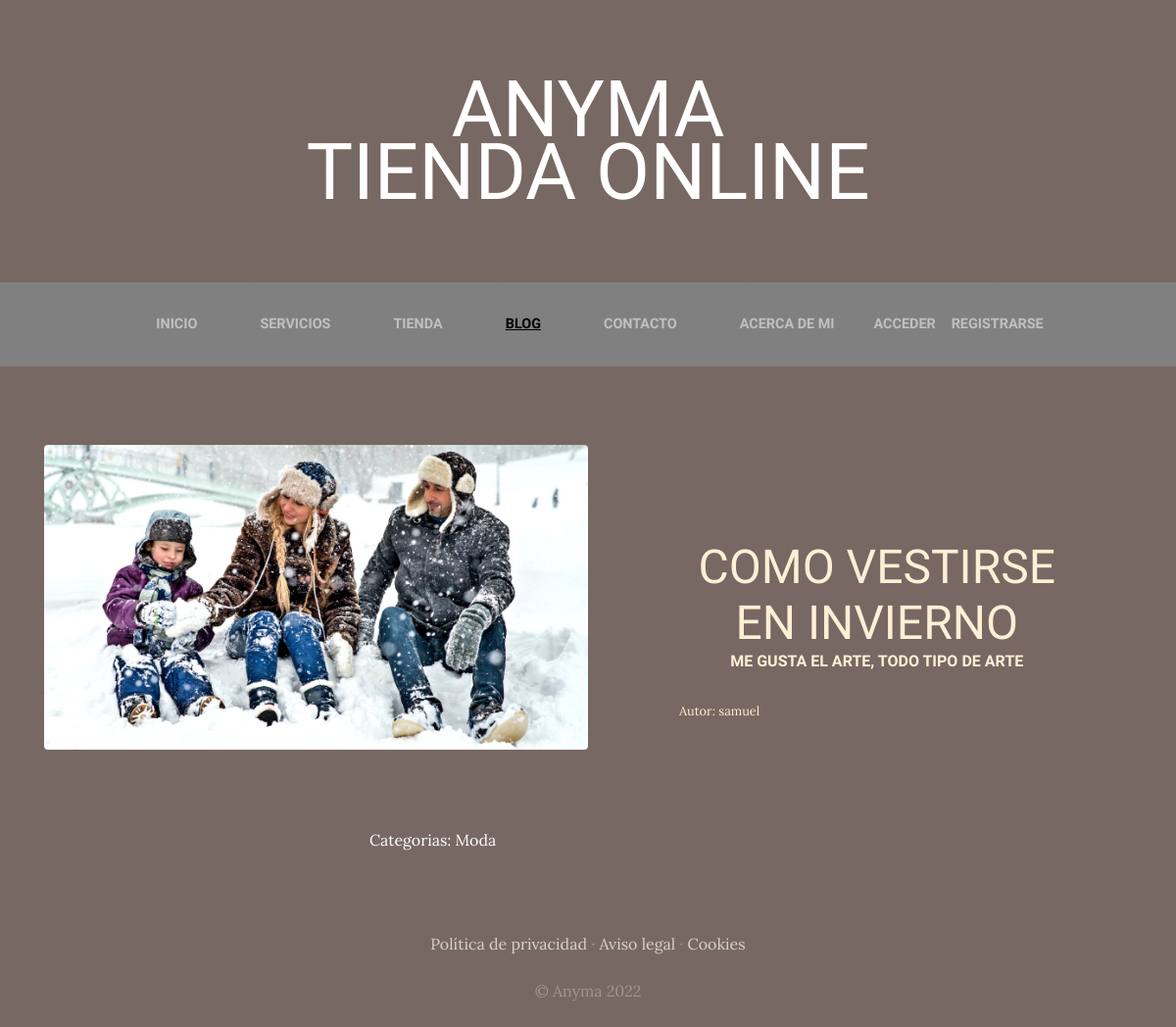
Before: /blog/categoria/6/ with the older database file.
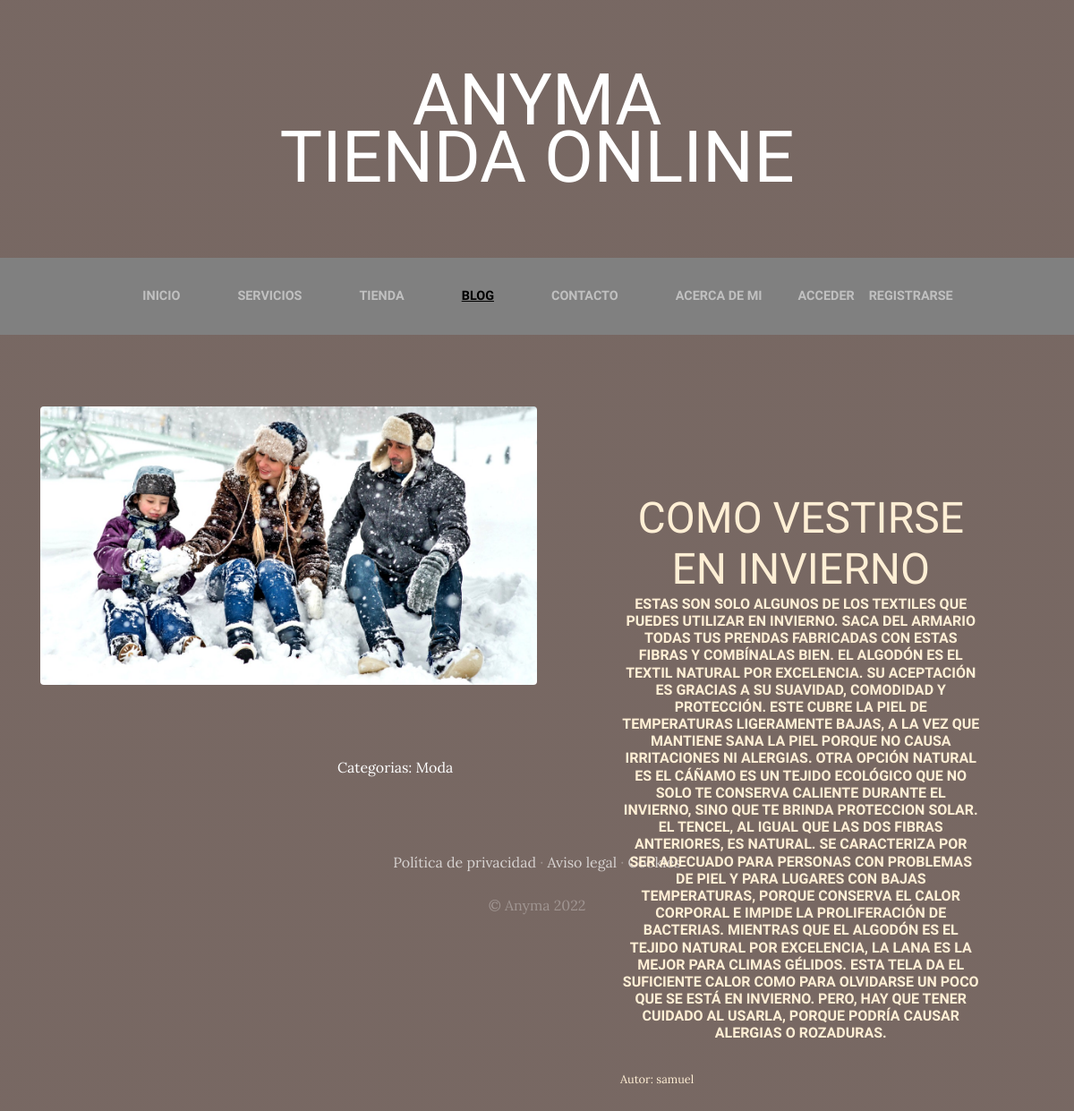
After: the same page with the newer database file.
### blog/models.py (models this page shows, shortened)
class Post(models.Model):
    titulo=models.CharField(max_length=50)
    contenido=models.CharField(max_length=1100)
    imagen = models.ImageField(upload_to='blog', null=True, blank=True)
    autor = models.ForeignKey(User, on_delete=models.CASCADE)
    categorias=models.ManyToManyField(Categoria)
    created=models.DateTimeField(auto_now_add=True)
    updated=models.DateTimeField(auto_now_add=True)
    class Meta:
        verbose_name="post"
        verbose_name_plural='posts'

### blog/views.py (the view)
# urls.py: path('categoria/<int:categoria_id>/', views.categoria, name="categoria"),
def categoria(request, categoria_id):
    categoria = Categoria.objects.get(id=categoria_id)
    posts = Post.objects.filter(categorias =categoria)
    return render(request, "blog/categoria.html", {"categoria": categoria,"posts": posts})

### carro/context_processors.py (called while the page is built, shortened)
def importe_total_carro(request):
    total = 0
    return {'importe_total_carro': str(total)}

### blog/templates/blog/categoria.html
{% extends "ProyectoWebApp/base.html" %}
{% load static %}
{% block content %}
{% for post in posts %}
<section class="page-section clearfix">
    <div class="container">
        <div class="intro">
            <img class="intro-img img-fluid mb-3 mb-lg-0 rounded" src="{{post.imagen.url}}" alt="" style="width: 50%;">
            <div class="intro-text left-0 text-center bg-faded p-5 rounded">
                <h2 class="section-heading mb-4">
                    <span class="section-heading-lower">{{post.titulo}}</span>
                    <span class="section-heading-upper">{{post.contenido}}</span>
                </h2>
                <div style="text-align: left; font-size: 0.8em;">
                    Autor: {{post.autor}}
                </div>
            </div>
        </div>
    </div>
</section>
{% endfor %}
<section>
    <div style="width: 75%; text-align: center; color: white;">
        Categorias:
        {% for post in posts %}
            {% for categoria in post.categorias.all %}
                {{categoria.nombre}} &nbsp;&nbsp;&nbsp;
            {% endfor %}
        {% endfor %}
    </div>
</section>
{% endblock %}

Changed rows visible on the page:
changed Post "COMO VESTIRSE EN INVIERNO": contenido "ME GUSTA EL ARTE, TODO TIPO DE ARTE" → "ESTAS SON SOLO ALGUNOS DE LOS TEXTILES QUE PUEDES UTILIZAR EN INVIERNO. SACA DEL ARMARIO TODAS TUS PRENDAS FABRICADAS CON ESTAS FIBRAS Y COMBÍNALAS BIEN. EL ALGODÓN ES EL TEXTIL NATURAL POR EXCELENCIA. SU ACEPTACIÓN ES GRACIAS A SU SUAVIDAD, COMODIDAD Y PROTECCIÓN. ESTE CUBRE LA PIEL DE TEMPERATURAS LIGERAMENTE BAJAS, A LA VEZ QUE MANTIENE SANA LA PIEL PORQUE NO CAUSA IRRITACIONES NI ALERGIAS. OTRA OPCIÓN NATURAL ES EL CÁÑAMO ES UN TEJIDO ECOLÓGICO QUE NO SOLO TE CONSERVA CALIENTE DURANTE EL INVIERNO, SINO QUE TE BRINDA PROTECCION SOLAR. EL TENCEL, AL IGUAL QUE LAS DOS FIBRAS ANTERIORES, ES NATURAL. SE CARACTERIZA POR SER ADECUADO PARA PERSONAS CON PROBLEMAS DE PIEL Y PARA LUGARES CON BAJAS…"
